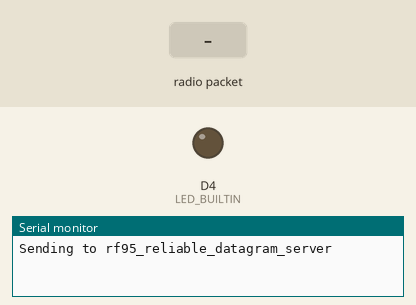
Simulated run of this sketch. Board: ESP8266 (Wemos D1 mini). Parts: output pins drawn as LEDs (lit = HIGH, except the on-board LED, lit = LOW), the last lines printed to the serial monitor. The inputs (shaded band) are chosen by the test bench. No radio packets arrive unless stated.

Above: at 1.2 s.
1.3 s: radio packet "1" arrives
At 2.5 s:
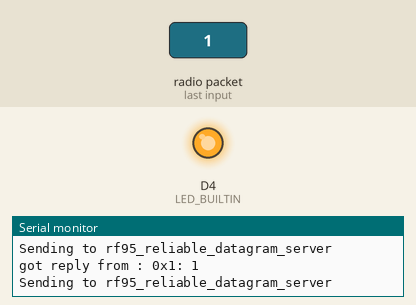
2.8 s: radio packet "0" arrives
At 4.1 s:
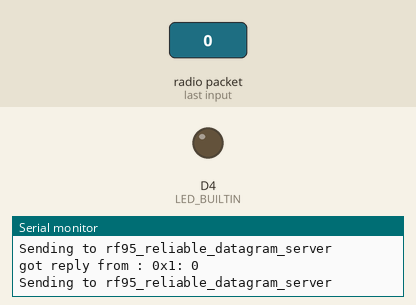
5.8 s: radio packet "2" arrives
At 7.2 s:
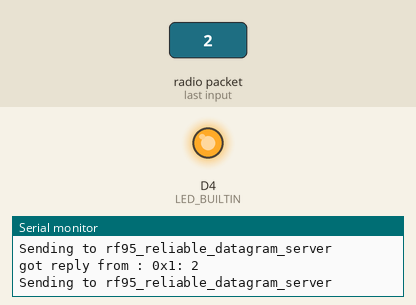
Timing chart, 0 to 8.8 s (numbered marks = the images above; inputs shaded):
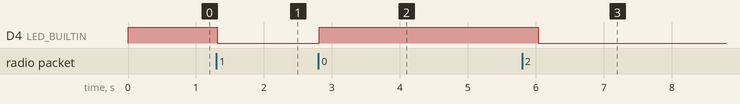

Measured:
- after the input at 1.3 s, D4 (LED_BUILTIN): HIGH → LOW at once
- after the input at 2.8 s, D4 (LED_BUILTIN): LOW → HIGH at once
- after the input at 5.8 s, D4 (LED_BUILTIN): HIGH → LOW after 0.24 s

The sketch:

loratx.ino
```cpp
// rf95_reliable_datagram_client.pde
// -*- mode: C++ -*-
// Example sketch showing how to create a simple addressed, reliable messaging client
// with the RHReliableDatagram class, using the RH_RF95 driver to control a RF95 radio.
// It is designed to work with the other example rf95_reliable_datagram_server
// Tested with Anarduino MiniWirelessLoRa, Rocket Scream Mini Ultra Pro with the RFM95W
#include <RHReliableDatagram.h>
#include <RH_RF95.h>
#include <SPI.h>
#define CLIENT_ADDRESS 1
#define SERVER_ADDRESS 2
// Singleton instance of the radio driver
RH_RF95 driver(D8, D2);
//RH_RF95 driver(5, 2); // Rocket Scream Mini Ultra Pro with the RFM95W
// Class to manage message delivery and receipt, using the driver declared above
RHReliableDatagram manager(driver, CLIENT_ADDRESS);
// Need this on Arduino Zero with SerialUSB port (eg RocketScream Mini Ultra Pro)
//#define Serial SerialUSB
void setup() {
  // Rocket Scream Mini Ultra Pro with the RFM95W only:
  // Ensure serial flash is not interfering with radio communication on SPI bus
//  pinMode(4, OUTPUT);
//  digitalWrite(4, HIGH);
  Serial.begin(115200);
  while (!Serial) ; // Wait for serial port to be available
  if (!manager.init())
    Serial.println("init failed");

  driver.setFrequency(868.0);

  // Defaults after init are 434.0MHz, 13dBm, Bw = 125 kHz, Cr = 4/5, Sf = 128chips/symbol, CRC on
  // The default transmitter power is 13dBm, using PA_BOOST.
  // If you are using RFM95/96/97/98 modules which uses the PA_BOOST transmitter pin, then
  // you can set transmitter powers from 5 to 23 dBm:
//  driver.setTxPower(23, false);
  // If you are using Modtronix inAir4 or inAir9,or any other module which uses the
  // transmitter RFO pins and not the PA_BOOST pins
  // then you can configure the power transmitter power for -1 to 14 dBm and with useRFO true.
  // Failure to do that will result in extremely low transmit powers.
//  driver.setTxPower(14, true);
  // You can optionally require this module to wait until Channel Activity
  // Detection shows no activity on the channel before transmitting by setting
  // the CAD timeout to non-zero:
//  driver.setCADTimeout(10000);

  pinMode(LED_BUILTIN, OUTPUT);
  digitalWrite(LED_BUILTIN, 1);
}

int isOn = 0;

uint8_t data[] = "Hello World!";
// Dont put this on the stack:
uint8_t buf[RH_RF95_MAX_MESSAGE_LEN];
void loop() {
  Serial.println("Sending to rf95_reliable_datagram_server");

  // Send a message to manager_server
  if (manager.sendtoWait(data, sizeof(data), SERVER_ADDRESS)) {
    // Now wait for a reply from the server
    uint8_t len = sizeof(buf);
    uint8_t from;
    if (manager.recvfromAckTimeout(buf, &len, 2000, &from)) {
      Serial.print("got reply from : 0x");
      Serial.print(from, HEX);
      Serial.print(": ");
      Serial.println((char*)buf);

      digitalWrite(LED_BUILTIN, isOn);
      isOn = !isOn;
    } else {
      Serial.println("No reply, is rf95_reliable_datagram_server running?");
    }
  } else {
    Serial.println("sendtoWait failed");
  }
  delay(500);
}
```
